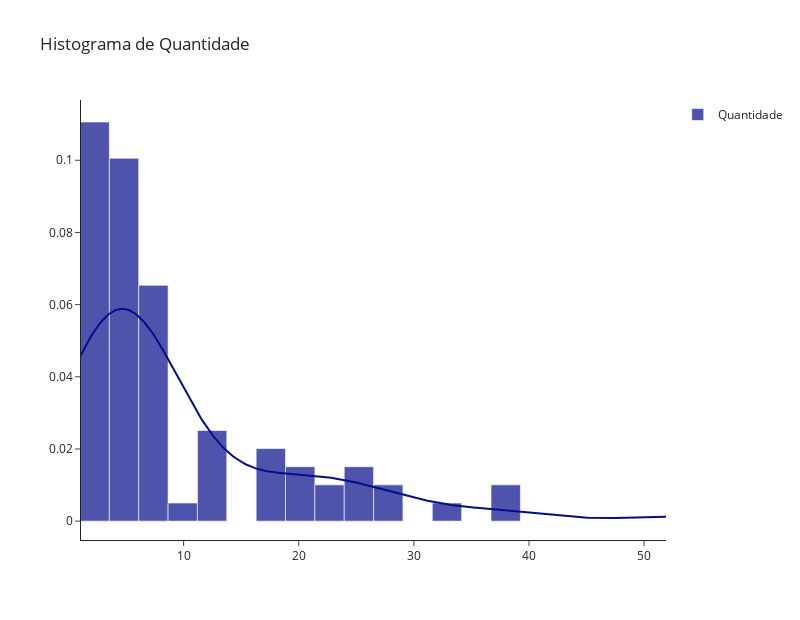

Notebook source saved alongside this figure:
### Code cell
# Plotando o histograma para a variável Quantidade
histograma(dados, 'Quantidade', nbins=20)

### Figure 1 — Plotly figure (JSON) as saved in the notebook; plotly's stock layout.template omitted (floating-point values rounded to 4 significant figures; data arrays with more than 128 entries replaced by an {"elided": "..."} marker saying what was removed)
{"data": [{"autobinx": false, "histnorm": "probability density", "legendgroup": "Quantidade", "marker": {"color": "#040D8A"}, "name": "Quantidade", "opacity": 0.7, "type": "histogram", "x": [2, 1, 5, 2, 3, 39, 12, 2, 52, 23, 1, 22, 4, 25, 17, 21, 5, 13, 3, 1, 18, 7, 7, 21, 1, 2, 2, 5, 3, 7, 2, 9, 7, 12, 6, 26, 25, 5, 5, 1, 2, 6, 18, 29, 5, 7, 8, 3, 8, 2, 1, 7, 6, 1, 7, 32, 5, 12, 5, 4, 4, 5, 7, 3, 6, 37, 6, 5, 19, 7, 18, 4, 12, 8, 8, 6, 28, 3, 1], "xaxis": "x", "xbins": {"end": 52, "size": 2.55, "start": 1}, "yaxis": "y"}, {"legendgroup": "Quantidade", "marker": {"color": "#040D8A"}, "mode": "lines", "name": "Quantidade", "showlegend": false, "type": "scatter", "x": {"elided": "500 float values"}, "xaxis": "x", "y": {"elided": "500 float values"}, "yaxis": "y"}], "layout": {"barmode": "overlay", "height": 620, "hovermode": "closest", "legend": {"traceorder": "reversed"}, "title": {"text": "Histograma de Quantidade"}, "width": 800, "xaxis": {"anchor": "y2", "domain": [0, 1], "zeroline": false}, "yaxis": {"anchor": "free", "domain": [0, 1], "position": 0}}}
